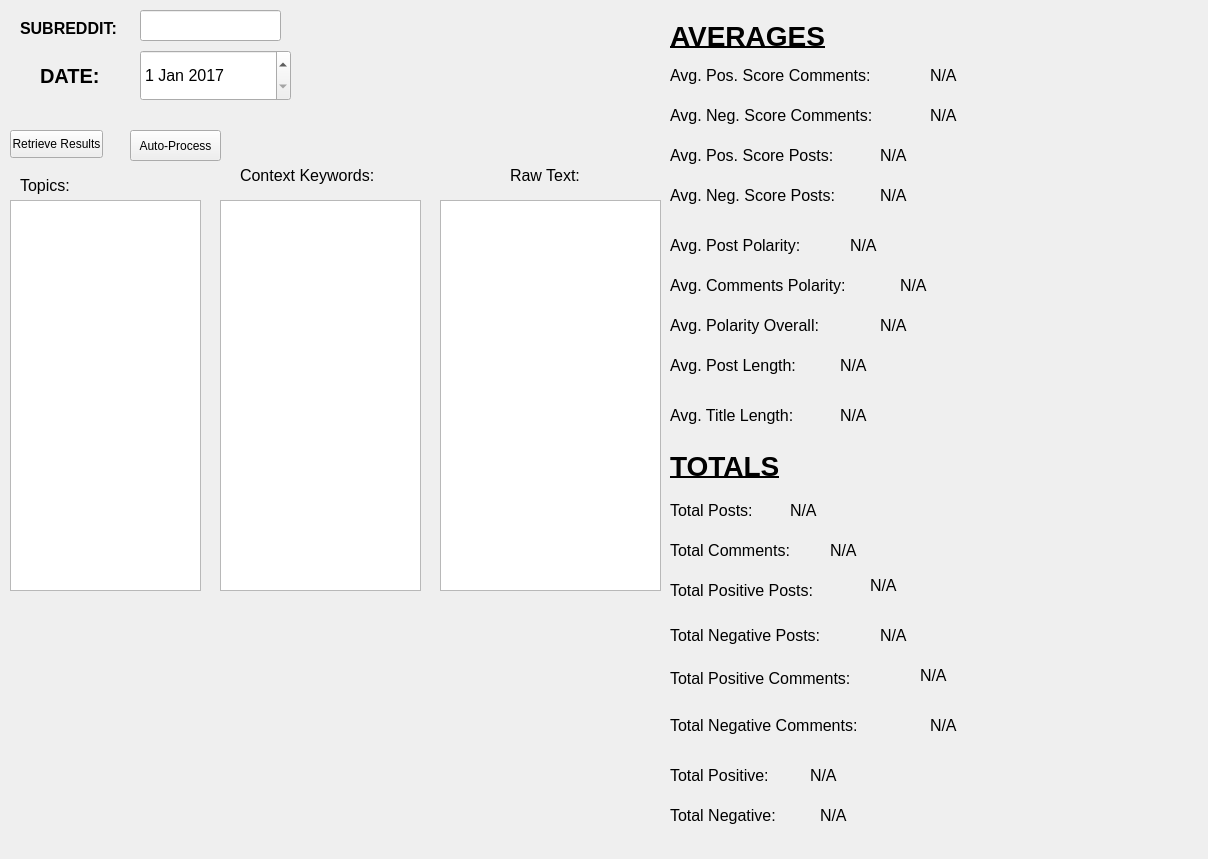
<?xml version="1.0" encoding="UTF-8"?>
<ui version="4.0">
 <class>Form</class>
 <widget class="QWidget" name="Form">
  <property name="geometry">
   <rect>
    <x>0</x>
    <y>0</y>
    <width>1208</width>
    <height>859</height>
   </rect>
  </property>
  <property name="windowTitle">
   <string>Form</string>
  </property>
  <widget class="QDateEdit" name="dateEdit">
   <property name="geometry">
    <rect>
     <x>140</x>
     <y>50</y>
     <width>151</width>
     <height>51</height>
    </rect>
   </property>
   <property name="font">
    <font>
     <pointsize>12</pointsize>
    </font>
   </property>
   <property name="date">
    <date>
     <year>2017</year>
     <month>1</month>
     <day>1</day>
    </date>
   </property>
  </widget>
  <widget class="QPushButton" name="start_button">
   <property name="geometry">
    <rect>
     <x>10</x>
     <y>130</y>
     <width>93</width>
     <height>28</height>
    </rect>
   </property>
   <property name="text">
    <string>Retrieve Results</string>
   </property>
  </widget>
  <widget class="QLabel" name="topics_label">
   <property name="geometry">
    <rect>
     <x>20</x>
     <y>170</y>
     <width>81</width>
     <height>31</height>
    </rect>
   </property>
   <property name="font">
    <font>
     <pointsize>12</pointsize>
    </font>
   </property>
   <property name="text">
    <string>Topics:</string>
   </property>
  </widget>
  <widget class="QLabel" name="context_label">
   <property name="geometry">
    <rect>
     <x>240</x>
     <y>160</y>
     <width>181</width>
     <height>31</height>
    </rect>
   </property>
   <property name="font">
    <font>
     <pointsize>12</pointsize>
    </font>
   </property>
   <property name="text">
    <string>Context Keywords:</string>
   </property>
  </widget>
  <widget class="QLabel" name="raw_text_label">
   <property name="geometry">
    <rect>
     <x>510</x>
     <y>160</y>
     <width>111</width>
     <height>31</height>
    </rect>
   </property>
   <property name="font">
    <font>
     <pointsize>12</pointsize>
    </font>
   </property>
   <property name="text">
    <string>Raw Text:</string>
   </property>
  </widget>
  <widget class="QTextBrowser" name="topics_view">
   <property name="geometry">
    <rect>
     <x>10</x>
     <y>200</y>
     <width>191</width>
     <height>391</height>
    </rect>
   </property>
  </widget>
  <widget class="QTextBrowser" name="context_view">
   <property name="geometry">
    <rect>
     <x>220</x>
     <y>200</y>
     <width>201</width>
     <height>391</height>
    </rect>
   </property>
  </widget>
  <widget class="QTextBrowser" name="raw_text_view">
   <property name="geometry">
    <rect>
     <x>440</x>
     <y>200</y>
     <width>221</width>
     <height>391</height>
    </rect>
   </property>
  </widget>
  <widget class="QLabel" name="subreddit_input_label">
   <property name="geometry">
    <rect>
     <x>20</x>
     <y>20</y>
     <width>101</width>
     <height>16</height>
    </rect>
   </property>
   <property name="font">
    <font>
     <pointsize>12</pointsize>
     <weight>75</weight>
     <bold>true</bold>
    </font>
   </property>
   <property name="text">
    <string>SUBREDDIT:</string>
   </property>
  </widget>
  <widget class="QLineEdit" name="subreddit_input">
   <property name="geometry">
    <rect>
     <x>140</x>
     <y>10</y>
     <width>141</width>
     <height>31</height>
    </rect>
   </property>
  </widget>
  <widget class="QLabel" name="avg_polarity_overall_label">
   <property name="geometry">
    <rect>
     <x>670</x>
     <y>310</y>
     <width>191</width>
     <height>31</height>
    </rect>
   </property>
   <property name="font">
    <font>
     <pointsize>12</pointsize>
    </font>
   </property>
   <property name="text">
    <string>Avg. Polarity Overall:</string>
   </property>
  </widget>
  <widget class="QPushButton" name="auto_process_button">
   <property name="geometry">
    <rect>
     <x>130</x>
     <y>130</y>
     <width>91</width>
     <height>31</height>
    </rect>
   </property>
   <property name="text">
    <string>Auto-Process</string>
   </property>
  </widget>
  <widget class="QLabel" name="avg_title_label">
   <property name="geometry">
    <rect>
     <x>670</x>
     <y>400</y>
     <width>161</width>
     <height>31</height>
    </rect>
   </property>
   <property name="font">
    <font>
     <pointsize>12</pointsize>
    </font>
   </property>
   <property name="text">
    <string>Avg. Title Length:</string>
   </property>
  </widget>
  <widget class="QLabel" name="avg_post_label">
   <property name="geometry">
    <rect>
     <x>670</x>
     <y>350</y>
     <width>161</width>
     <height>31</height>
    </rect>
   </property>
   <property name="font">
    <font>
     <pointsize>12</pointsize>
    </font>
   </property>
   <property name="text">
    <string>Avg. Post Length:</string>
   </property>
  </widget>
  <widget class="QLabel" name="total_positive_label">
   <property name="geometry">
    <rect>
     <x>670</x>
     <y>760</y>
     <width>131</width>
     <height>31</height>
    </rect>
   </property>
   <property name="font">
    <font>
     <pointsize>12</pointsize>
    </font>
   </property>
   <property name="text">
    <string>Total Positive:</string>
   </property>
  </widget>
  <widget class="QLabel" name="total_negative_label">
   <property name="geometry">
    <rect>
     <x>670</x>
     <y>800</y>
     <width>141</width>
     <height>31</height>
    </rect>
   </property>
   <property name="font">
    <font>
     <pointsize>12</pointsize>
    </font>
   </property>
   <property name="text">
    <string>Total Negative:</string>
   </property>
  </widget>
  <widget class="QLabel" name="avg_polarity_overall_output">
   <property name="geometry">
    <rect>
     <x>880</x>
     <y>310</y>
     <width>151</width>
     <height>31</height>
    </rect>
   </property>
   <property name="font">
    <font>
     <pointsize>12</pointsize>
    </font>
   </property>
   <property name="text">
    <string>N/A</string>
   </property>
  </widget>
  <widget class="QLabel" name="avg_title_length_output">
   <property name="geometry">
    <rect>
     <x>840</x>
     <y>400</y>
     <width>151</width>
     <height>31</height>
    </rect>
   </property>
   <property name="font">
    <font>
     <pointsize>12</pointsize>
    </font>
   </property>
   <property name="text">
    <string>N/A</string>
   </property>
  </widget>
  <widget class="QLabel" name="avg_post_length_output">
   <property name="geometry">
    <rect>
     <x>840</x>
     <y>350</y>
     <width>151</width>
     <height>31</height>
    </rect>
   </property>
   <property name="font">
    <font>
     <pointsize>12</pointsize>
    </font>
   </property>
   <property name="text">
    <string>N/A</string>
   </property>
  </widget>
  <widget class="QLabel" name="total_positive_output">
   <property name="geometry">
    <rect>
     <x>810</x>
     <y>760</y>
     <width>151</width>
     <height>31</height>
    </rect>
   </property>
   <property name="font">
    <font>
     <pointsize>12</pointsize>
    </font>
   </property>
   <property name="text">
    <string>N/A</string>
   </property>
  </widget>
  <widget class="QLabel" name="total_negative_output">
   <property name="geometry">
    <rect>
     <x>820</x>
     <y>800</y>
     <width>151</width>
     <height>31</height>
    </rect>
   </property>
   <property name="font">
    <font>
     <pointsize>12</pointsize>
    </font>
   </property>
   <property name="text">
    <string>N/A</string>
   </property>
  </widget>
  <widget class="QLabel" name="total_neg_post_label">
   <property name="geometry">
    <rect>
     <x>670</x>
     <y>620</y>
     <width>201</width>
     <height>31</height>
    </rect>
   </property>
   <property name="font">
    <font>
     <pointsize>12</pointsize>
    </font>
   </property>
   <property name="text">
    <string>Total Negative Posts:</string>
   </property>
  </widget>
  <widget class="QLabel" name="total_pos_post_label">
   <property name="geometry">
    <rect>
     <x>670</x>
     <y>580</y>
     <width>191</width>
     <height>21</height>
    </rect>
   </property>
   <property name="font">
    <font>
     <pointsize>12</pointsize>
    </font>
   </property>
   <property name="text">
    <string>Total Positive Posts:</string>
   </property>
  </widget>
  <widget class="QLabel" name="avg_pos_score_com_label">
   <property name="geometry">
    <rect>
     <x>670</x>
     <y>60</y>
     <width>251</width>
     <height>31</height>
    </rect>
   </property>
   <property name="font">
    <font>
     <pointsize>12</pointsize>
    </font>
   </property>
   <property name="text">
    <string>Avg. Pos. Score Comments:</string>
   </property>
  </widget>
  <widget class="QLabel" name="avg_neg_score_com_label">
   <property name="geometry">
    <rect>
     <x>670</x>
     <y>100</y>
     <width>251</width>
     <height>31</height>
    </rect>
   </property>
   <property name="font">
    <font>
     <pointsize>12</pointsize>
    </font>
   </property>
   <property name="text">
    <string>Avg. Neg. Score Comments:</string>
   </property>
  </widget>
  <widget class="QLabel" name="avg_pos_score_post_label">
   <property name="geometry">
    <rect>
     <x>670</x>
     <y>140</y>
     <width>201</width>
     <height>31</height>
    </rect>
   </property>
   <property name="font">
    <font>
     <pointsize>12</pointsize>
    </font>
   </property>
   <property name="text">
    <string>Avg. Pos. Score Posts:</string>
   </property>
  </widget>
  <widget class="QLabel" name="avg_neg_score_post_label">
   <property name="geometry">
    <rect>
     <x>670</x>
     <y>180</y>
     <width>201</width>
     <height>31</height>
    </rect>
   </property>
   <property name="font">
    <font>
     <pointsize>12</pointsize>
    </font>
   </property>
   <property name="text">
    <string>Avg. Neg. Score Posts:</string>
   </property>
  </widget>
  <widget class="QLabel" name="total_pos_com_label">
   <property name="geometry">
    <rect>
     <x>670</x>
     <y>670</y>
     <width>241</width>
     <height>16</height>
    </rect>
   </property>
   <property name="font">
    <font>
     <pointsize>12</pointsize>
    </font>
   </property>
   <property name="text">
    <string>Total Positive Comments:</string>
   </property>
  </widget>
  <widget class="QLabel" name="total_neg_com_label">
   <property name="geometry">
    <rect>
     <x>670</x>
     <y>710</y>
     <width>241</width>
     <height>31</height>
    </rect>
   </property>
   <property name="font">
    <font>
     <pointsize>12</pointsize>
    </font>
   </property>
   <property name="text">
    <string>Total Negative Comments:</string>
   </property>
  </widget>
  <widget class="QLabel" name="avg_post_polarity_label">
   <property name="geometry">
    <rect>
     <x>670</x>
     <y>230</y>
     <width>181</width>
     <height>31</height>
    </rect>
   </property>
   <property name="font">
    <font>
     <pointsize>12</pointsize>
    </font>
   </property>
   <property name="text">
    <string>Avg. Post Polarity:</string>
   </property>
  </widget>
  <widget class="QLabel" name="avg_post_polarity_output">
   <property name="geometry">
    <rect>
     <x>850</x>
     <y>230</y>
     <width>151</width>
     <height>31</height>
    </rect>
   </property>
   <property name="font">
    <font>
     <pointsize>12</pointsize>
    </font>
   </property>
   <property name="text">
    <string>N/A</string>
   </property>
  </widget>
  <widget class="QLabel" name="avg_com_polarity_label">
   <property name="geometry">
    <rect>
     <x>670</x>
     <y>270</y>
     <width>221</width>
     <height>31</height>
    </rect>
   </property>
   <property name="font">
    <font>
     <pointsize>12</pointsize>
    </font>
   </property>
   <property name="text">
    <string>Avg. Comments Polarity:</string>
   </property>
  </widget>
  <widget class="QLabel" name="avg_com_polarity_output">
   <property name="geometry">
    <rect>
     <x>900</x>
     <y>270</y>
     <width>151</width>
     <height>31</height>
    </rect>
   </property>
   <property name="font">
    <font>
     <pointsize>12</pointsize>
    </font>
   </property>
   <property name="text">
    <string>N/A</string>
   </property>
  </widget>
  <widget class="QLabel" name="total_pos_post_output">
   <property name="geometry">
    <rect>
     <x>870</x>
     <y>570</y>
     <width>151</width>
     <height>31</height>
    </rect>
   </property>
   <property name="font">
    <font>
     <pointsize>12</pointsize>
    </font>
   </property>
   <property name="text">
    <string>N/A</string>
   </property>
  </widget>
  <widget class="QLabel" name="total_neg_post_output">
   <property name="geometry">
    <rect>
     <x>880</x>
     <y>620</y>
     <width>151</width>
     <height>31</height>
    </rect>
   </property>
   <property name="font">
    <font>
     <pointsize>12</pointsize>
    </font>
   </property>
   <property name="text">
    <string>N/A</string>
   </property>
  </widget>
  <widget class="QLabel" name="total_pos_com_output">
   <property name="geometry">
    <rect>
     <x>920</x>
     <y>660</y>
     <width>151</width>
     <height>31</height>
    </rect>
   </property>
   <property name="font">
    <font>
     <pointsize>12</pointsize>
    </font>
   </property>
   <property name="text">
    <string>N/A</string>
   </property>
  </widget>
  <widget class="QLabel" name="total_neg_com_output">
   <property name="geometry">
    <rect>
     <x>930</x>
     <y>710</y>
     <width>151</width>
     <height>31</height>
    </rect>
   </property>
   <property name="font">
    <font>
     <pointsize>12</pointsize>
    </font>
   </property>
   <property name="text">
    <string>N/A</string>
   </property>
  </widget>
  <widget class="QLabel" name="total_post_label">
   <property name="geometry">
    <rect>
     <x>670</x>
     <y>500</y>
     <width>111</width>
     <height>21</height>
    </rect>
   </property>
   <property name="font">
    <font>
     <pointsize>12</pointsize>
    </font>
   </property>
   <property name="text">
    <string>Total Posts:</string>
   </property>
  </widget>
  <widget class="QLabel" name="total_post_output">
   <property name="geometry">
    <rect>
     <x>790</x>
     <y>500</y>
     <width>151</width>
     <height>21</height>
    </rect>
   </property>
   <property name="font">
    <font>
     <pointsize>12</pointsize>
    </font>
   </property>
   <property name="text">
    <string>N/A</string>
   </property>
  </widget>
  <widget class="QLabel" name="total_com_label">
   <property name="geometry">
    <rect>
     <x>670</x>
     <y>540</y>
     <width>161</width>
     <height>21</height>
    </rect>
   </property>
   <property name="font">
    <font>
     <pointsize>12</pointsize>
    </font>
   </property>
   <property name="text">
    <string>Total Comments:</string>
   </property>
  </widget>
  <widget class="QLabel" name="total_com_output">
   <property name="geometry">
    <rect>
     <x>830</x>
     <y>540</y>
     <width>151</width>
     <height>21</height>
    </rect>
   </property>
   <property name="font">
    <font>
     <pointsize>12</pointsize>
    </font>
   </property>
   <property name="text">
    <string>N/A</string>
   </property>
  </widget>
  <widget class="QLabel" name="avg_pos_score_com_output">
   <property name="geometry">
    <rect>
     <x>930</x>
     <y>60</y>
     <width>151</width>
     <height>31</height>
    </rect>
   </property>
   <property name="font">
    <font>
     <pointsize>12</pointsize>
    </font>
   </property>
   <property name="text">
    <string>N/A</string>
   </property>
  </widget>
  <widget class="QLabel" name="avg_neg_score_com_output">
   <property name="geometry">
    <rect>
     <x>930</x>
     <y>100</y>
     <width>151</width>
     <height>31</height>
    </rect>
   </property>
   <property name="font">
    <font>
     <pointsize>12</pointsize>
    </font>
   </property>
   <property name="text">
    <string>N/A</string>
   </property>
  </widget>
  <widget class="QLabel" name="avg_pos_score_post_output">
   <property name="geometry">
    <rect>
     <x>880</x>
     <y>140</y>
     <width>151</width>
     <height>31</height>
    </rect>
   </property>
   <property name="font">
    <font>
     <pointsize>12</pointsize>
    </font>
   </property>
   <property name="text">
    <string>N/A</string>
   </property>
  </widget>
  <widget class="QLabel" name="avg_neg_score_post_output">
   <property name="geometry">
    <rect>
     <x>880</x>
     <y>180</y>
     <width>151</width>
     <height>31</height>
    </rect>
   </property>
   <property name="font">
    <font>
     <pointsize>12</pointsize>
    </font>
   </property>
   <property name="text">
    <string>N/A</string>
   </property>
  </widget>
  <widget class="QLabel" name="label">
   <property name="geometry">
    <rect>
     <x>670</x>
     <y>440</y>
     <width>151</width>
     <height>51</height>
    </rect>
   </property>
   <property name="font">
    <font>
     <pointsize>21</pointsize>
     <weight>75</weight>
     <italic>false</italic>
     <bold>true</bold>
     <underline>true</underline>
    </font>
   </property>
   <property name="text">
    <string>TOTALS</string>
   </property>
  </widget>
  <widget class="QLabel" name="label_2">
   <property name="geometry">
    <rect>
     <x>670</x>
     <y>10</y>
     <width>311</width>
     <height>51</height>
    </rect>
   </property>
   <property name="font">
    <font>
     <pointsize>21</pointsize>
     <weight>75</weight>
     <bold>true</bold>
     <underline>true</underline>
    </font>
   </property>
   <property name="text">
    <string>AVERAGES</string>
   </property>
  </widget>
  <widget class="QLabel" name="date_label">
   <property name="geometry">
    <rect>
     <x>40</x>
     <y>60</y>
     <width>71</width>
     <height>31</height>
    </rect>
   </property>
   <property name="font">
    <font>
     <pointsize>15</pointsize>
     <weight>75</weight>
     <bold>true</bold>
    </font>
   </property>
   <property name="text">
    <string>DATE:</string>
   </property>
  </widget>
 </widget>
 <resources/>
 <connections/>
</ui>
